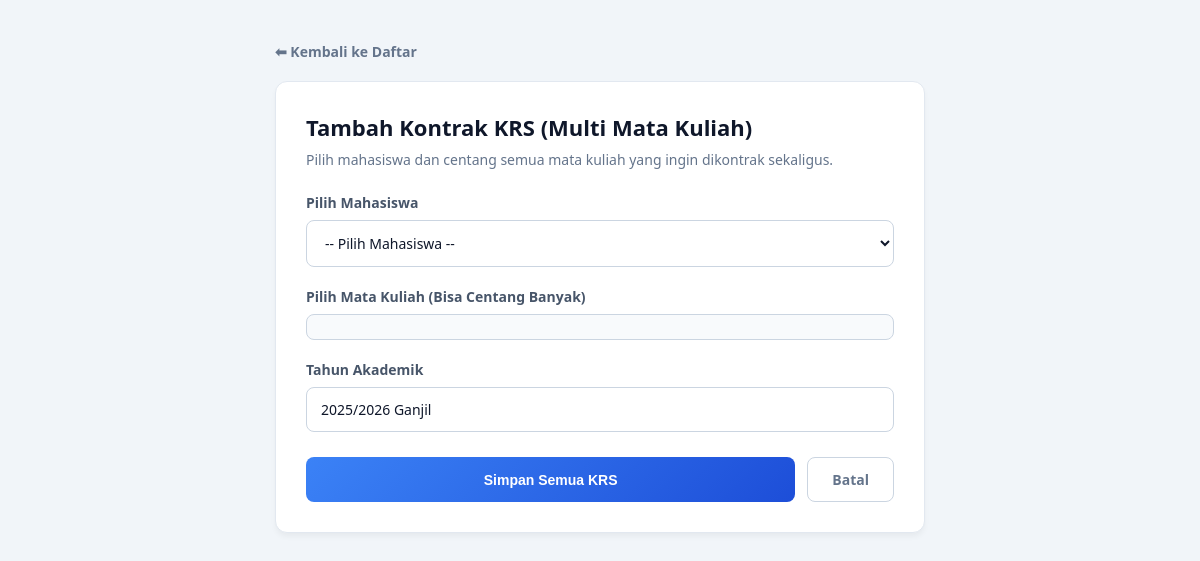
Before: /KRS/tambah.php with the older database file.
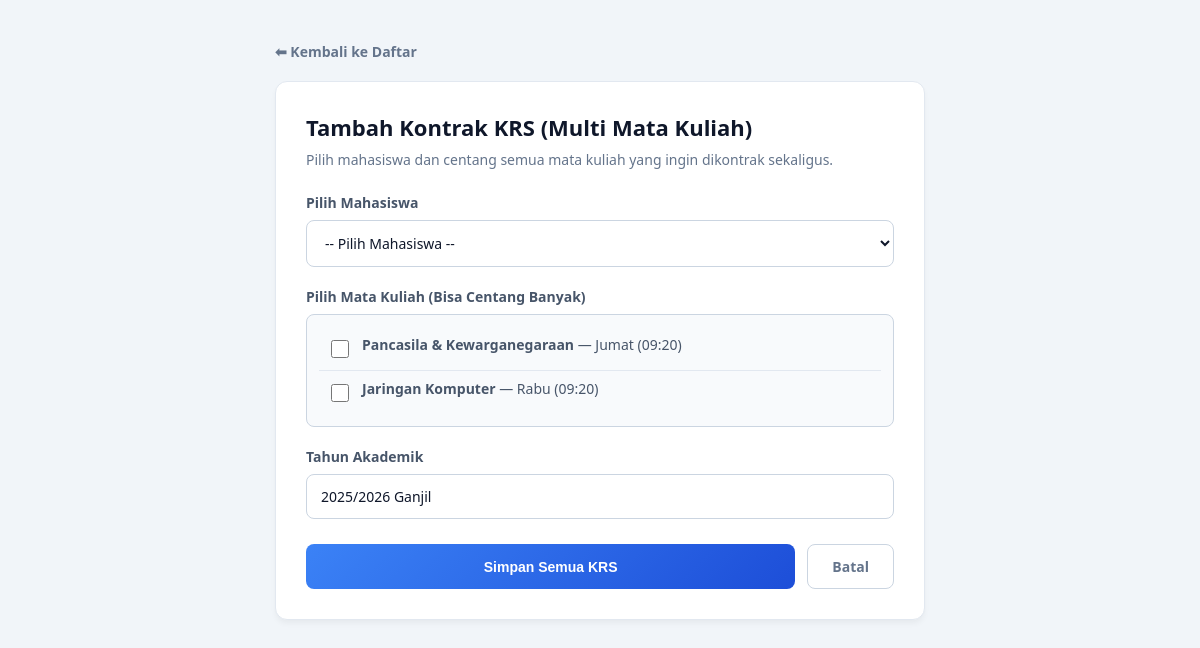
After: the same page with the newer database file.
### tables this page shows
CREATE TABLE `jadwal` (
  `Id_Jadwal` varchar(15) NOT NULL,
  `Kode_Matakuliah` varchar(15) NOT NULL,
  `NIDN_Pengampu` varchar(15) NOT NULL,
  `Hari` varchar(20) NOT NULL,
  `Jam` varchar(20) NOT NULL,
  `Ruangan` varchar(20) NOT NULL
);

CREATE TABLE `matakuliah` (
  `Kode_Matakuliah` varchar(15) NOT NULL,
  `Nama_Matakuliah` varchar(30) NOT NULL,
  `SKS` int(11) NOT NULL,
  `semester` int(11) NOT NULL,
  `Sifat_Matakuliah` varchar(20) DEFAULT NULL,
  `Jenis_Matakuliah` varchar(30) DEFAULT NULL
);

### KRS/tambah.php (the view, shortened to what this page needs)
<?php
include '../koneksi.php';
$judul = "Tambah Kontrak KRS (Multi Mata Kuliah)";
$tombol = "Simpan Semua KRS";
$list_jadwal    = mysqli_query($koneksi, "SELECT jadwal.Id_Jadwal, matakuliah.Nama_Matakuliah, jadwal.Hari, jadwal.Jam
                    FROM jadwal
                    INNER JOIN matakuliah ON jadwal.Kode_Matakuliah = matakuliah.Kode_Matakuliah
                    ORDER BY jadwal.Hari ASC, jadwal.Jam ASC");
?>
<!DOCTYPE html>
<html lang="id">
<head>
</head>
<body>
    <div class="form-wrapper">
        <a href="index.php" class="btn-back">⬅ Kembali ke Daftar</a>
        <div class="form-container">
            <h2><?= $judul; ?></h2>
            <p>Pilih mahasiswa dan centang semua mata kuliah yang ingin dikontrak sekaligus.</p>
            <form action="proses_tambah.php" method="POST">
                <div class="form-group">
                    <label>Pilih Mahasiswa</label>
                    <select name="nim" class="form-control" required style="color: #0f172a;">
                        <option value="" disabled selected>-- Pilih Mahasiswa --</option>
                    </select>
                </div>
                <div class="form-group">
                    <label>Pilih Mata Kuliah (Bisa Centang Banyak)</label>
                    <div class="checkbox-container">
                        <?php while($j = mysqli_fetch_array($list_jadwal)) { ?>
                            <div class="checkbox-item">
                                <input type="checkbox" name="id_jadwal[]" value="<?= $j['Id_Jadwal']; ?>" id="jdw_<?= $j['Id_Jadwal']; ?>">
                                <label style="display:inline; font-weight:500; cursor:pointer;" for="jdw_<?= $j['Id_Jadwal']; ?>">
                                    <strong><?= $j['Nama_Matakuliah']; ?></strong> — <?= $j['Hari']; ?> (<?= substr($j['Jam'], 0, 5); ?>)
                                </label>
                            </div>
                        <?php } ?>
                    </div>
                </div>
                <div class="form-group">
                    <label>Tahun Akademik</label>
                    <input type="text" name="tahun_akademik" class="form-control" required placeholder="Contoh: 2025/2026 Ganjil" value="2025/2026 Ganjil">
                </div>
                <div class="button-group">
                    <button type="submit" name="proses" class="btn-submit"><?= $tombol; ?></button>
                    <a href="index.php" class="btn-cancel">Batal</a>
                </div>
            </form>
        </div>
    </div>
</body>
</html>

Changed rows visible on the page:
added jadwal: Kode_Matakuliah.Nama_Matakuliah "Pancasila & Kewarganegaraan", Hari "Jumat", Jam "09:20"
added jadwal: Kode_Matakuliah.Nama_Matakuliah "Jaringan Komputer", Hari "Rabu", Jam "09:20"
